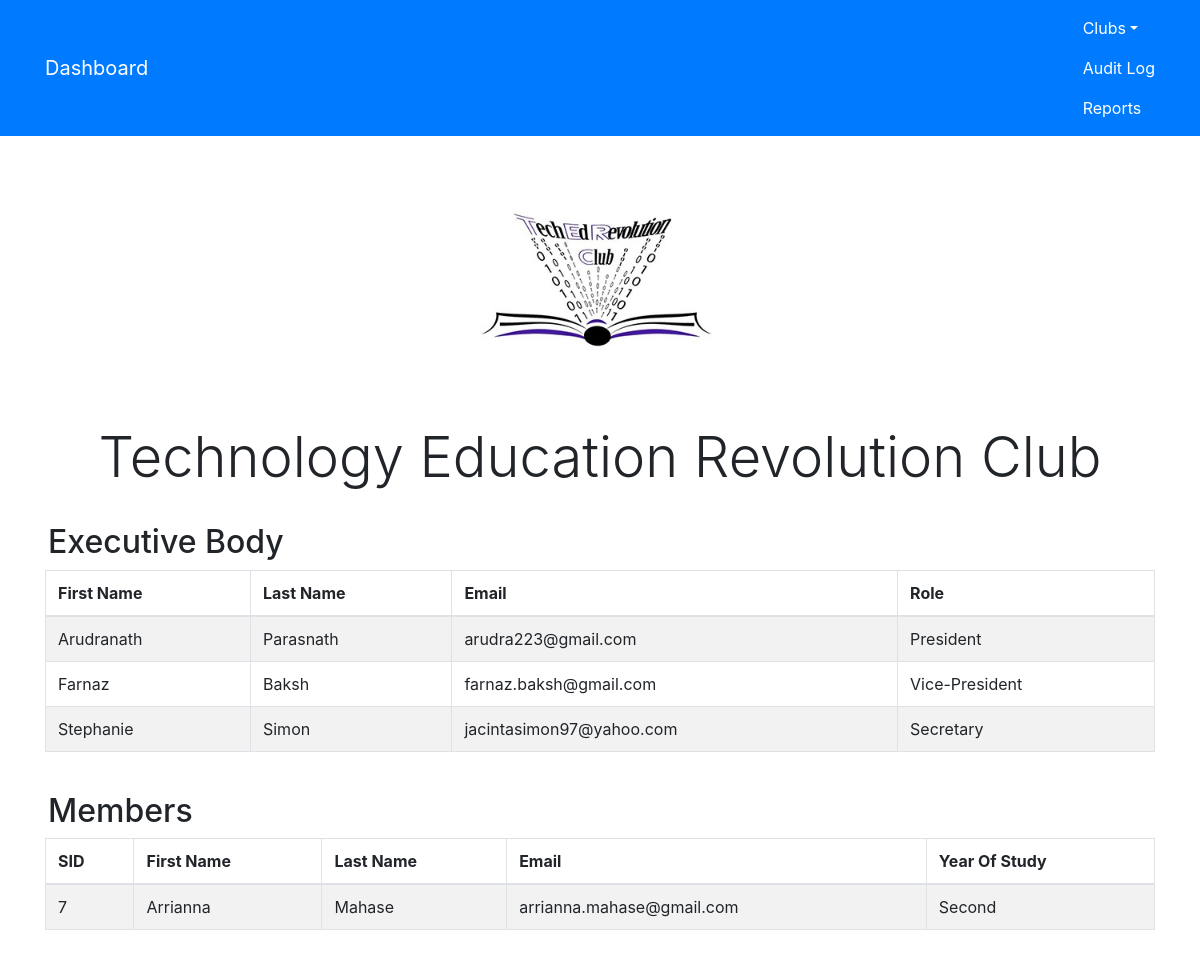
/teched.php, run on the app's committed database.
### tables this page shows
CREATE TABLE IF NOT EXISTS `aremembers` (
  `MID` int(2) NOT NULL AUTO_INCREMENT,
  `CID` int(2) NOT NULL,
  `SID` int(2) NOT NULL,
  `Role` enum('Member','President','Vice-President','Secretary','Treasurer','Event Coordinator') NOT NULL,
  PRIMARY KEY (`MID`),
  KEY `CID` (`CID`),
  KEY `SID` (`SID`)
);

CREATE TABLE IF NOT EXISTS `student` (
  `SID` int(2) NOT NULL AUTO_INCREMENT,
  `FirstName` varchar(30) NOT NULL,
  `LastName` varchar(30) NOT NULL,
  `Gender` enum('Male','Female') DEFAULT NULL,
  `DOB` date DEFAULT NULL,
  `USI` int(7) DEFAULT NULL,
  `Email` varchar(50) NOT NULL,
  `ContactNumber` varchar(12) DEFAULT NULL,
  `YearOfStudy` enum('First','Second','Third','Fourth') DEFAULT NULL,
  `FieldOfStudy` varchar(50) DEFAULT NULL,
  `AccessLevel` int(11) NOT NULL,
  `Username` varchar(100) NOT NULL,
  `Password` varchar(100) NOT NULL,
  `UserType` varchar(10) NOT NULL,
  PRIMARY KEY (`SID`),
  KEY `UserType` (`UserType`),
  KEY `AccessLevel` (`AccessLevel`)
);

### teched.php (the view, shortened to what this page needs)
<html>
<head>
    <link rel="stylesheet" href="https://maxcdn.bootstrapcdn.com/bootstrap/4.0.0-alpha.6/css/bootstrap.min.css">
</head>
<body>
    <nav class="navbar navbar-light navbar-toggleable-md bg-primary">
        <div class="container">
          <a class="navbar-brand text-white" href="index.php">Dashboard</a>
              <ul class="navbar-nav">
                  <li class="nav-item dropdown">
                      <a class="nav-link dropdown-toggle text-white" data-toggle="dropdown" href="#">Clubs</a>
                  </li>
                  <li class="nav-item">
                      <a class="nav-link text-white" href="auditlog.php">Audit Log</a>
                  </li>
                  <li class="nav-item">
                      <a class="nav-link text-white" href="reports.php">Reports</a>
                  </li>
              </ul>
          </div>
    </nav>
    <br>
    <center><img src="img/techedlogo.jpg" width="20%" /></center>
    <br>
    <h1 class="display-4 text-md-center">Technology Education Revolution Club</h1>
    <br>
    <?php
    $db_host = 'localhost';
    $db_user = 'root';
    $db_pass = '';
    $db_name = 'csclubs';
    $conn = mysqli_connect($db_host, $db_user, $db_pass, $db_name);
    $sql = 'SELECT * FROM aremembers INNER JOIN student ON student.SID = aremembers.SID WHERE CID=2 LIMIT 3';
    $query = mysqli_query($conn, $sql);
    ?>
    <h2 class="display-6 ml-5">Executive Body</h2>
    <div class="container">
      <table class="table table-striped table-bordered">
          <thead>
               <tr>
                  <th>First Name</th>
                  <th>Last Name</th>
                  <th>Email</th>
                  <th>Role</th>
              </tr>
          </thead>
    <tbody>
    <?php
    while ($row = mysqli_fetch_array($query))
    {
      echo '<tr>
          <td>'.$row['FirstName'].'</td>
          <td>'.$row['LastName'].'</td>
          <td>'.$row['Email'].'</td>
          <td>'.$row['Role'].'</td>
        </tr>';
    }?>
    </tbody>
    </table>
    </div>
    <br>
    <?php
    $db_host = 'localhost';
    $db_user = 'root';
    $db_pass = '';
    $db_name = 'csclubs';
    $conn = mysqli_connect($db_host, $db_user, $db_pass, $db_name);
    $sql = "SELECT * FROM aremembers INNER JOIN student ON student.SID = aremembers.SID WHERE CID=2 AND aremembers.Role='Member'";
    $query = mysqli_query($conn, $sql);
    ?>
    <h2 class="display-6 ml-5">Members</h2>
    <div class="container">
      <table class="table table-striped table-bordered">
          <thead>
               <tr>
                  <th>SID</th>
                  <th>First Name</th>
                  <th>Last Name</th>
                  <th>Email</th>
                  <th>Year Of Study</th>
              </tr>
          </thead>
    <tbody>
    <?php
    while ($row = mysqli_fetch_array($query))
    {
      echo '<tr>
          <td>'.$row['SID'].'</td>
          <td>'.$row['FirstName'].'</td>
          <td>'.$row['LastName'].'</td>
          <td>'.$row['Email'].'</td>
          <td>'.$row['YearOfStudy'].'</td>
        </tr>';
    }?>
    </tbody>
    </table>
    </div>
</body>
</html>

### data on the page
aremembers: SID.FirstName "Arudranath", SID.LastName "Parasnath", SID.Email "arudra223@gmail.com", Role "President"
aremembers: SID.FirstName "Farnaz", SID.LastName "Baksh", SID.Email "farnaz.baksh@gmail.com", Role "Vice-President"
aremembers: SID.FirstName "Stephanie", SID.LastName "Simon", SID.Email "jacintasimon97@yahoo.com", Role "Secretary"
aremembers: SID.SID "7", SID.FirstName "Arrianna", SID.LastName "Mahase", SID.Email "arrianna.mahase@gmail.com", SID.YearOfStudy "Second"
